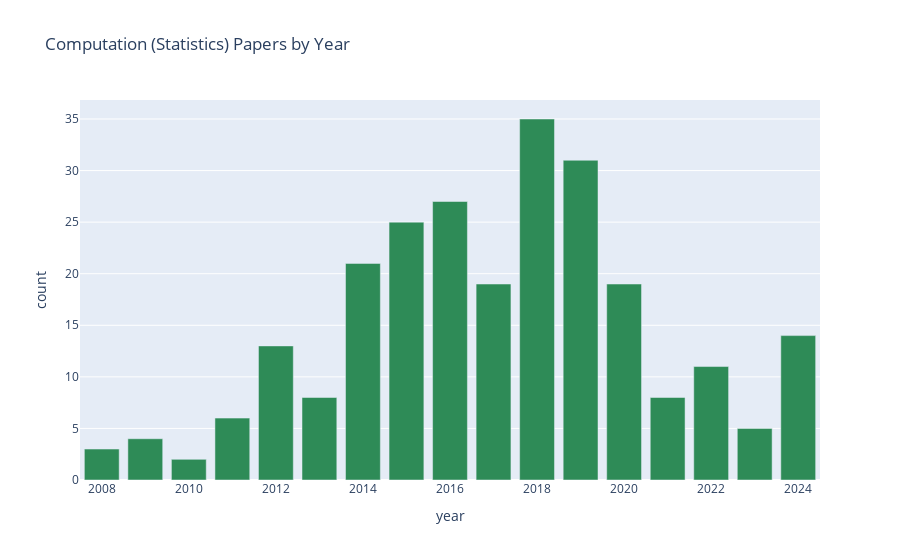

Notebook cell for this chart:
### Code cell
top = 'Computation (Statistics)'
px.bar(cat_year_num.query("category == @top"), x = 'year', y = 'count', title= top + " Papers by Year", color_discrete_sequence=['seagreen'])

### Figure 1 — Plotly figure (JSON) as saved in the notebook; plotly's stock layout.template omitted (floating-point values rounded to 4 significant figures)
{"data": [{"hovertemplate": "year=%{x}<br>count=%{y}<extra></extra>", "legendgroup": "", "marker": {"color": "seagreen", "pattern": {"shape": ""}}, "name": "", "orientation": "v", "showlegend": false, "textposition": "auto", "type": "bar", "x": [2008, 2009, 2010, 2011, 2012, 2013, 2014, 2015, 2016, 2017, 2018, 2019, 2020, 2021, 2022, 2023, 2024], "xaxis": "x", "y": [3, 4, 2, 6, 13, 8, 21, 25, 27, 19, 35, 31, 19, 8, 11, 5, 14], "yaxis": "y"}], "layout": {"barmode": "relative", "legend": {"tracegroupgap": 0}, "title": {"text": "Computation (Statistics) Papers by Year"}, "xaxis": {"anchor": "y", "domain": [0, 1], "title": {"text": "year"}}, "yaxis": {"anchor": "x", "domain": [0, 1], "title": {"text": "count"}}}}
